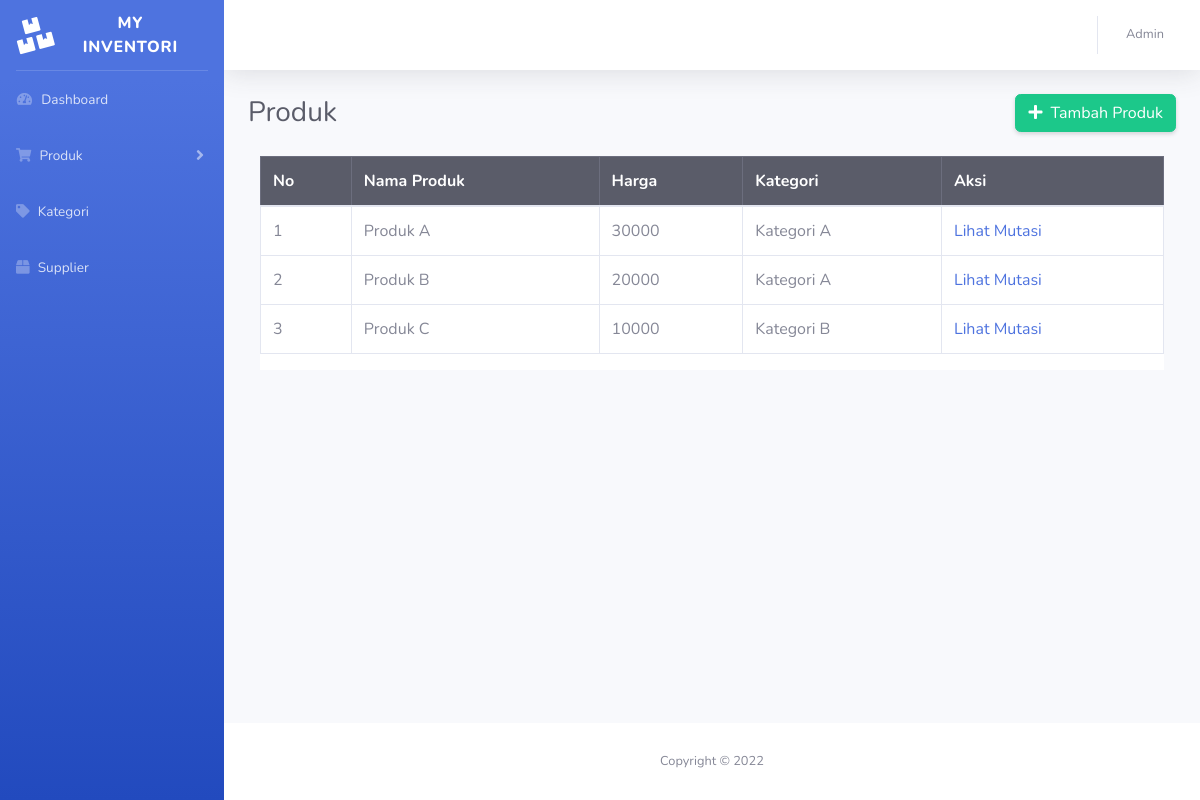
The page /produk.php (signed in) on the database as committed earlier.
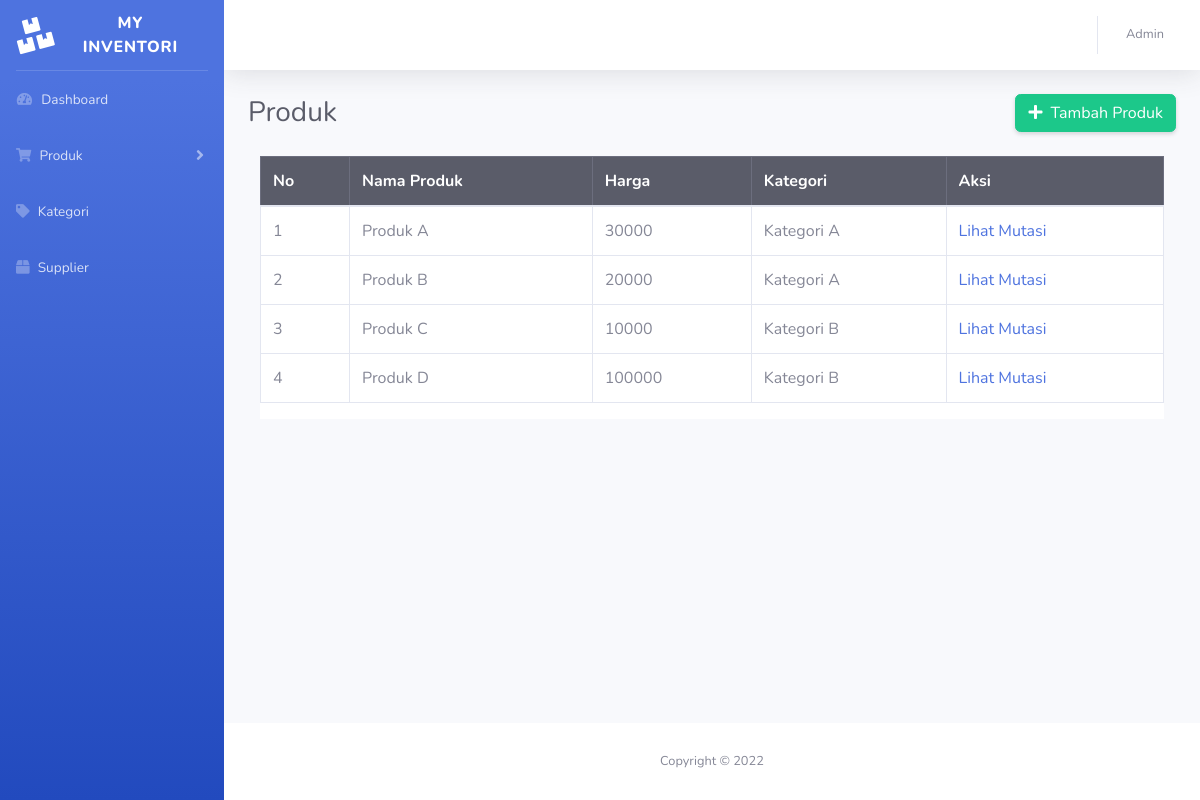
The same page on the database as committed later.
### tables this page shows
CREATE TABLE `produk` (
  `id_produk` int(255) NOT NULL,
  `nama_produk` varchar(255) NOT NULL,
  `id_kategori` int(255) NOT NULL,
  `harga` int(255) NOT NULL
);

CREATE TABLE `kategori` (
  `id_kategori` int(255) NOT NULL,
  `nama_kategori` varchar(255) NOT NULL
);

### produk.php (the view, shortened to what this page needs)
<?php
include '_koneksi.php';
$sql = "SELECT * FROM produk
INNER JOIN kategori
ON produk.id_kategori = kategori.id_kategori";
$result = $conn->query($sql);
if ($result->num_rows > 0) {
  while($row = $result->fetch_assoc()) {
    $produk[] = $row;
  }
} else {
  echo "0 results";
}
?>
<!DOCTYPE html>
<html lang="en">
<head>
    <link href="vendor/fontawesome-free/css/all.min.css" rel="stylesheet" type="text/css">
    <link href="css/sb-admin-2.min.css" rel="stylesheet">
</head>
<body id="page-top">
    <div id="wrapper">
		<?php include 'inc/sidebar.php'; ?>
        <div id="content-wrapper" class="d-flex flex-column">
            <div id="content">
				<?php include 'inc/topbar.php'; ?>
                <div class="container-fluid">
					<div class="d-sm-flex align-items-center justify-content-between mb-4">
						<h1 class="h3 mb-0 text-gray-800">Produk</h1>
						<a href="produk_tambah.php" class="btn btn-success shadow-sm">
						<i class="fas fa-plus mr-1"></i> Tambah Produk</a>
					</div>
					<div class="container">
						<div class="row bg-white">
							<table class="table table-bordered" id="dataTable" cellspacing="0">
								<thead class="table-dark">
									<tr>
										<th>No</th>
										<th>Nama Produk</th>
										<th>Harga</th>
										<th>Kategori</th>
										<th>Aksi</th>
									</tr>
								</thead>
								<tbody>
								<?php foreach($produk as $produk): ?>
									<tr>
										<td><?= $produk['id_produk'] ?></td>
										<td><?= $produk['nama_produk'] ?></td>
										<td><?= $produk['harga'] ?></td>
										<td><?= $produk['nama_kategori'] ?></td>
										<td>
											<a href="produk_mutasi.php">Lihat Mutasi </a>
										</td>
									</tr>
								<?php endforeach; ?>
								</tbody>
							</table>
						</div>
					</div>
                </div>
            </div>
			<?php include 'inc/footer.php'; ?>
        </div>
    </div>
</body>
</html>

### inc/sidebar.php (shortened to what this page needs)
     <ul class="navbar-nav bg-gradient-primary sidebar sidebar-dark accordion" id="accordionSidebar">
          <a class="sidebar-brand d-flex align-items-center justify-content-center" href="dashboard.php">
              <div class="sidebar-brand-icon rotate-n-15">
                  <i class="fas fa-boxes"></i>
              </div>
              <div class="sidebar-brand-text mx-3">My Inventori</div>
          </a>
          <hr class="sidebar-divider my-0">
          <li class="nav-item">
              <a class="nav-link" href="dashboard.php">
                  <i class="fas fa-fw fa-tachometer-alt"></i>
                  <span>Dashboard</span></a>
          </li>
          <li class="nav-item">
              <a class="nav-link collapsed" href="#" data-toggle="collapse" data-target="#collapseTwo"
                  aria-expanded="true" aria-controls="collapseTwo">
                  <i class="fas fa-shopping-cart"></i>
                  <span>Produk</span>
              </a>
          </li>
          <li class="nav-item">
              <a class="nav-link" href="kategori.php">
                  <i class="fas fa-tag"></i>
                  <span>Kategori</span></a>
          </li>
          <li class="nav-item">
              <a class="nav-link" href="supplier.php">
                  <i class="fas fa-box"></i>
                  <span>Supplier</span></a>
          </li>
</ul>

### inc/topbar.php (shortened to what this page needs)
<nav class="navbar navbar-expand navbar-light bg-white topbar mb-4 static-top shadow">
    <ul class="navbar-nav ml-auto">
        <li class="nav-item dropdown no-arrow">
            <a class="nav-link dropdown-toggle" href="#" id="userDropdown" role="button"
                data-toggle="dropdown" aria-haspopup="true" aria-expanded="false">
                <span class="mr-2 d-none d-lg-inline text-gray-600 small">Admin</span>
            </a>
        </li>
    </ul>
</nav>

### inc/footer.php
<footer class="sticky-footer bg-white">
     <div class="container my-auto">
         <div class="copyright text-center my-auto">
             <span>Copyright &copy; 2022</span>
         </div>
     </div>
 </footer>

Rows that differ between the two databases and show on the page:
added produk: id_produk "4", nama_produk "Produk D", harga "100000", id_kategori.nama_kategori "Kategori B"
